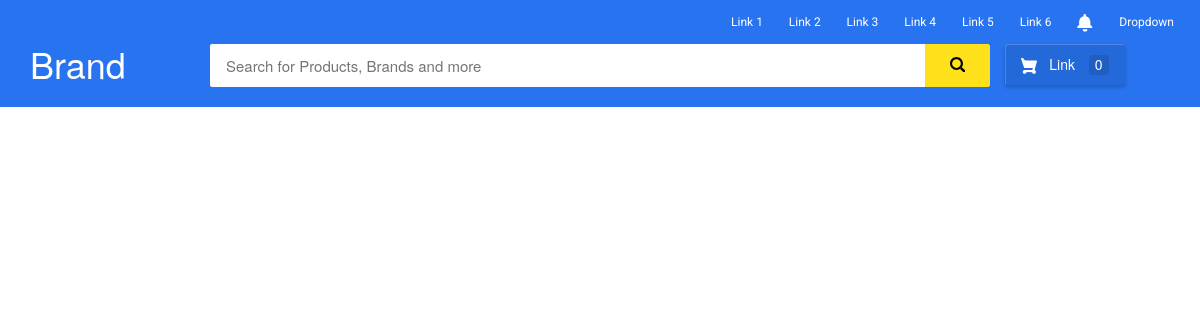
Page /bank/0/ on the earlier database version.
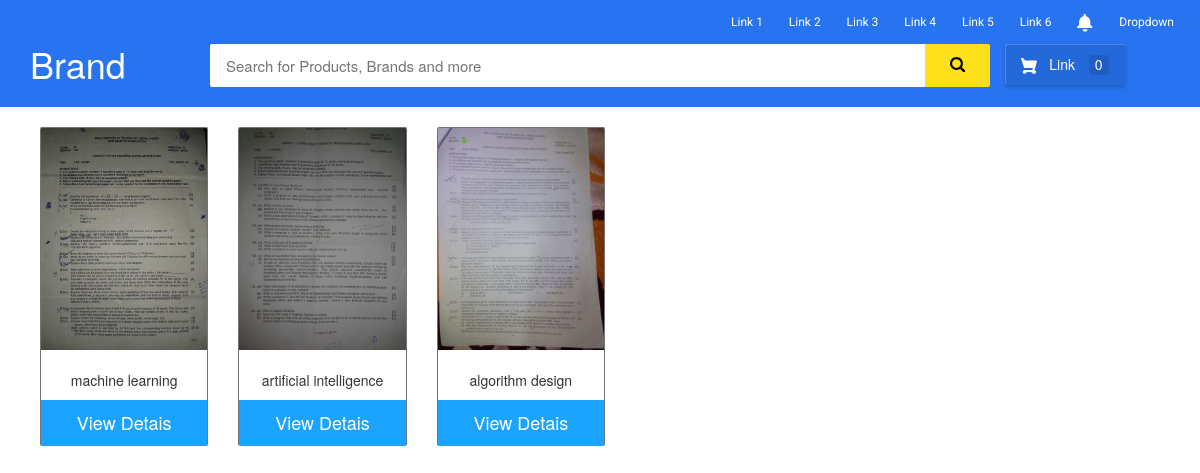
Same page on the later database version.
### bank/models.py (models this page shows, shortened)
class Album(models.Model):
    subject = models.CharField(max_length=250, default=False)
    semester = models.CharField(max_length=250)
    branch = models.CharField(max_length=500)
    concatenate = models.CharField(max_length=100)
    upload_paper = models.FileField(default=False)
    a = models.FileField(default=False)

### bank/views.py (the view)
class IndexView(generic.ListView):
    template_name = 'bank/index.html'
    context_object_name = 'all_albums'
    def get_queryset(self):
        return Album.objects.filter(concatenate='cse_third')

### bank/templates/bank/index.html
{% extends 'bank/base.html' %}
{% block body %}
    <div style="min-height: 20px"></div>
<ul>
  <div class="row">
    {% for album in all_albums %}
	    <div class="col-sm-4 col-md-4 col-lg-2">
		    <div class="qbox">
                    <img src="{{ album.upload_paper.url}}" class="img-responsive grow">
                <br>
                    <p style="text-align: center;">{{ album.subject }}</p>
                <a href="{% url 'bank:detail' album.id %}"><button class="button" style="width: 100%"><span>View Detais</span></button></a>
                  <br>
			</div>
		</div>
    {% endfor %}
</ul>
{% endblock %}

Differences in the rows shown:
added Album: upload_paper (picture), subject "machine learning"
added Album: upload_paper (picture), subject "artificial intelligence"
added Album: upload_paper (picture), subject "algorithm design"
